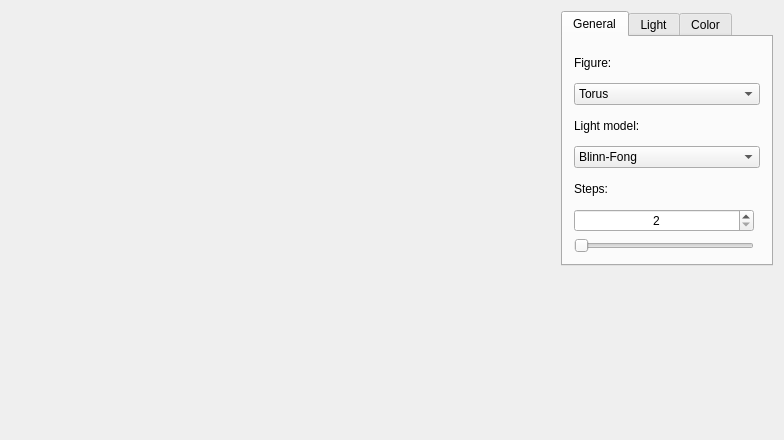
<?xml version="1.0" encoding="UTF-8"?>
<ui version="4.0">
 <class>Widget</class>
 <widget class="QWidget" name="Widget">
  <property name="geometry">
   <rect>
    <x>0</x>
    <y>0</y>
    <width>784</width>
    <height>440</height>
   </rect>
  </property>
  <property name="windowTitle">
   <string>Cherygova-cg16 Lab3</string>
  </property>
  <layout class="QGridLayout" name="gridLayout_4">
   <item row="0" column="0">
    <spacer name="horizontalSpacer">
     <property name="orientation">
      <enum>Qt::Horizontal</enum>
     </property>
     <property name="sizeHint" stdset="0">
      <size>
       <width>562</width>
       <height>20</height>
      </size>
     </property>
    </spacer>
   </item>
   <item row="1" column="1">
    <spacer name="verticalSpacer">
     <property name="orientation">
      <enum>Qt::Vertical</enum>
     </property>
     <property name="sizeHint" stdset="0">
      <size>
       <width>20</width>
       <height>103</height>
      </size>
     </property>
    </spacer>
   </item>
   <item row="0" column="1">
    <widget class="QTabWidget" name="Tab">
     <property name="sizePolicy">
      <sizepolicy hsizetype="Preferred" vsizetype="Preferred">
       <horstretch>0</horstretch>
       <verstretch>0</verstretch>
      </sizepolicy>
     </property>
     <property name="currentIndex">
      <number>0</number>
     </property>
     <widget class="QWidget" name="GeneralSettings">
      <attribute name="title">
       <string>General</string>
      </attribute>
      <layout class="QGridLayout" name="gridLayout_3">
       <item row="0" column="1">
        <widget class="QLabel" name="label_4">
         <property name="text">
          <string>Figure:</string>
         </property>
        </widget>
       </item>
       <item row="2" column="1">
        <widget class="QLabel" name="label_5">
         <property name="text">
          <string>Light model:</string>
         </property>
        </widget>
       </item>
       <item row="1" column="1" colspan="2">
        <widget class="QComboBox" name="Figure">
         <item>
          <property name="text">
           <string>Torus</string>
          </property>
         </item>
         <item>
          <property name="text">
           <string>Sphere</string>
          </property>
         </item>
        </widget>
       </item>
       <item row="3" column="1" colspan="2">
        <widget class="QComboBox" name="LightModel">
         <item>
          <property name="text">
           <string>Blinn-Fong</string>
          </property>
         </item>
         <item>
          <property name="text">
           <string>Cook-Torrance</string>
          </property>
         </item>
        </widget>
       </item>
       <item row="5" column="1">
        <widget class="QSpinBox" name="StepsSpinBox">
         <property name="alignment">
          <set>Qt::AlignCenter</set>
         </property>
         <property name="minimum">
          <number>2</number>
         </property>
         <property name="maximum">
          <number>100</number>
         </property>
        </widget>
       </item>
       <item row="6" column="1">
        <widget class="QSlider" name="StepsSlider">
         <property name="minimum">
          <number>2</number>
         </property>
         <property name="maximum">
          <number>100</number>
         </property>
         <property name="orientation">
          <enum>Qt::Horizontal</enum>
         </property>
        </widget>
       </item>
       <item row="4" column="1">
        <widget class="QLabel" name="label_6">
         <property name="text">
          <string>Steps:</string>
         </property>
        </widget>
       </item>
      </layout>
     </widget>
     <widget class="QWidget" name="LightSourceSettings">
      <attribute name="title">
       <string>Light</string>
      </attribute>
      <layout class="QGridLayout" name="gridLayout_2">
       <item row="0" column="1">
        <widget class="QLabel" name="label_2">
         <property name="sizePolicy">
          <sizepolicy hsizetype="Preferred" vsizetype="Minimum">
           <horstretch>0</horstretch>
           <verstretch>0</verstretch>
          </sizepolicy>
         </property>
         <property name="text">
          <string>Y</string>
         </property>
         <property name="alignment">
          <set>Qt::AlignBottom|Qt::AlignHCenter</set>
         </property>
        </widget>
       </item>
       <item row="1" column="0">
        <widget class="QSpinBox" name="LSourceSpinX">
         <property name="acceptDrops">
          <bool>true</bool>
         </property>
         <property name="alignment">
          <set>Qt::AlignCenter</set>
         </property>
         <property name="minimum">
          <number>-1000</number>
         </property>
         <property name="maximum">
          <number>1000</number>
         </property>
        </widget>
       </item>
       <item row="3" column="2">
        <widget class="QScrollBar" name="LSourceScrollZ">
         <property name="sizePolicy">
          <sizepolicy hsizetype="Fixed" vsizetype="MinimumExpanding">
           <horstretch>0</horstretch>
           <verstretch>0</verstretch>
          </sizepolicy>
         </property>
         <property name="minimum">
          <number>-1000</number>
         </property>
         <property name="maximum">
          <number>1000</number>
         </property>
         <property name="orientation">
          <enum>Qt::Vertical</enum>
         </property>
        </widget>
       </item>
       <item row="3" column="1">
        <widget class="QScrollBar" name="LSourceScrollY">
         <property name="sizePolicy">
          <sizepolicy hsizetype="Fixed" vsizetype="MinimumExpanding">
           <horstretch>0</horstretch>
           <verstretch>0</verstretch>
          </sizepolicy>
         </property>
         <property name="minimum">
          <number>-1000</number>
         </property>
         <property name="maximum">
          <number>1000</number>
         </property>
         <property name="orientation">
          <enum>Qt::Vertical</enum>
         </property>
        </widget>
       </item>
       <item row="0" column="2">
        <widget class="QLabel" name="label_3">
         <property name="sizePolicy">
          <sizepolicy hsizetype="Preferred" vsizetype="Minimum">
           <horstretch>0</horstretch>
           <verstretch>0</verstretch>
          </sizepolicy>
         </property>
         <property name="text">
          <string>Z</string>
         </property>
         <property name="alignment">
          <set>Qt::AlignBottom|Qt::AlignHCenter</set>
         </property>
        </widget>
       </item>
       <item row="0" column="0">
        <widget class="QLabel" name="label">
         <property name="sizePolicy">
          <sizepolicy hsizetype="Preferred" vsizetype="Minimum">
           <horstretch>0</horstretch>
           <verstretch>0</verstretch>
          </sizepolicy>
         </property>
         <property name="text">
          <string>X</string>
         </property>
         <property name="alignment">
          <set>Qt::AlignBottom|Qt::AlignHCenter</set>
         </property>
        </widget>
       </item>
       <item row="1" column="1">
        <widget class="QSpinBox" name="LSourceSpinY">
         <property name="alignment">
          <set>Qt::AlignCenter</set>
         </property>
         <property name="minimum">
          <number>-1000</number>
         </property>
         <property name="maximum">
          <number>1000</number>
         </property>
        </widget>
       </item>
       <item row="1" column="2">
        <widget class="QSpinBox" name="LSourceSpinZ">
         <property name="alignment">
          <set>Qt::AlignCenter</set>
         </property>
         <property name="minimum">
          <number>-1000</number>
         </property>
         <property name="maximum">
          <number>1000</number>
         </property>
        </widget>
       </item>
       <item row="3" column="0">
        <widget class="QScrollBar" name="LSourceScrollX">
         <property name="sizePolicy">
          <sizepolicy hsizetype="Fixed" vsizetype="MinimumExpanding">
           <horstretch>0</horstretch>
           <verstretch>0</verstretch>
          </sizepolicy>
         </property>
         <property name="minimum">
          <number>-1000</number>
         </property>
         <property name="maximum">
          <number>1000</number>
         </property>
         <property name="orientation">
          <enum>Qt::Vertical</enum>
         </property>
        </widget>
       </item>
      </layout>
     </widget>
     <widget class="QWidget" name="ColorSettings">
      <attribute name="title">
       <string>Color</string>
      </attribute>
      <layout class="QGridLayout" name="gridLayout">
       <item row="6" column="1">
        <widget class="QSlider" name="GreenSlider3">
         <property name="maximum">
          <number>255</number>
         </property>
         <property name="orientation">
          <enum>Qt::Horizontal</enum>
         </property>
        </widget>
       </item>
       <item row="9" column="1">
        <widget class="QSlider" name="BlueSlider3">
         <property name="maximum">
          <number>255</number>
         </property>
         <property name="orientation">
          <enum>Qt::Horizontal</enum>
         </property>
        </widget>
       </item>
       <item row="8" column="1">
        <widget class="QSlider" name="BlueSlider2">
         <property name="maximum">
          <number>255</number>
         </property>
         <property name="orientation">
          <enum>Qt::Horizontal</enum>
         </property>
        </widget>
       </item>
       <item row="5" column="1">
        <widget class="QSlider" name="GreenSlider2">
         <property name="maximum">
          <number>255</number>
         </property>
         <property name="orientation">
          <enum>Qt::Horizontal</enum>
         </property>
        </widget>
       </item>
       <item row="7" column="1">
        <widget class="QSlider" name="BlueSlider1">
         <property name="maximum">
          <number>255</number>
         </property>
         <property name="orientation">
          <enum>Qt::Horizontal</enum>
         </property>
        </widget>
       </item>
       <item row="4" column="1">
        <widget class="QSlider" name="GreenSlider1">
         <property name="maximum">
          <number>255</number>
         </property>
         <property name="orientation">
          <enum>Qt::Horizontal</enum>
         </property>
        </widget>
       </item>
       <item row="1" column="5" rowspan="9">
        <widget class="QSlider" name="CoeffSlider">
         <property name="minimum">
          <number>1</number>
         </property>
         <property name="maximum">
          <number>100</number>
         </property>
         <property name="orientation">
          <enum>Qt::Vertical</enum>
         </property>
        </widget>
       </item>
       <item row="2" column="1">
        <widget class="QSlider" name="RedSlider2">
         <property name="maximum">
          <number>255</number>
         </property>
         <property name="orientation">
          <enum>Qt::Horizontal</enum>
         </property>
        </widget>
       </item>
       <item row="1" column="1">
        <widget class="QSlider" name="RedSlider1">
         <property name="maximum">
          <number>255</number>
         </property>
         <property name="orientation">
          <enum>Qt::Horizontal</enum>
         </property>
        </widget>
       </item>
       <item row="3" column="1">
        <widget class="QSlider" name="RedSlider3">
         <property name="maximum">
          <number>255</number>
         </property>
         <property name="orientation">
          <enum>Qt::Horizontal</enum>
         </property>
        </widget>
       </item>
       <item row="4" column="0">
        <widget class="QLabel" name="GreenLabel">
         <property name="text">
          <string>green</string>
         </property>
         <property name="alignment">
          <set>Qt::AlignRight|Qt::AlignTrailing|Qt::AlignVCenter</set>
         </property>
        </widget>
       </item>
       <item row="1" column="0">
        <widget class="QLabel" name="RedLabel">
         <property name="text">
          <string>red</string>
         </property>
         <property name="alignment">
          <set>Qt::AlignRight|Qt::AlignTrailing|Qt::AlignVCenter</set>
         </property>
        </widget>
       </item>
       <item row="7" column="0">
        <widget class="QLabel" name="BlueLabel">
         <property name="text">
          <string>blue</string>
         </property>
         <property name="alignment">
          <set>Qt::AlignRight|Qt::AlignTrailing|Qt::AlignVCenter</set>
         </property>
        </widget>
       </item>
       <item row="0" column="4" colspan="2">
        <widget class="QLabel" name="CoeffLabel">
         <property name="text">
          <string>alpha / m</string>
         </property>
        </widget>
       </item>
      </layout>
     </widget>
    </widget>
   </item>
  </layout>
 </widget>
 <layoutdefault spacing="6" margin="11"/>
 <tabstops>
  <tabstop>Tab</tabstop>
  <tabstop>Figure</tabstop>
  <tabstop>LightModel</tabstop>
  <tabstop>StepsSpinBox</tabstop>
  <tabstop>StepsSlider</tabstop>
  <tabstop>LSourceSpinX</tabstop>
  <tabstop>LSourceSpinY</tabstop>
  <tabstop>LSourceSpinZ</tabstop>
  <tabstop>RedSlider1</tabstop>
  <tabstop>RedSlider2</tabstop>
  <tabstop>RedSlider3</tabstop>
  <tabstop>GreenSlider1</tabstop>
  <tabstop>GreenSlider2</tabstop>
  <tabstop>GreenSlider3</tabstop>
  <tabstop>BlueSlider1</tabstop>
  <tabstop>BlueSlider2</tabstop>
  <tabstop>BlueSlider3</tabstop>
  <tabstop>CoeffSlider</tabstop>
 </tabstops>
 <resources/>
 <connections>
  <connection>
   <sender>LSourceScrollY</sender>
   <signal>valueChanged(int)</signal>
   <receiver>LSourceSpinY</receiver>
   <slot>setValue(int)</slot>
   <hints>
    <hint type="sourcelabel">
     <x>587</x>
     <y>109</y>
    </hint>
    <hint type="destinationlabel">
     <x>540</x>
     <y>50</y>
    </hint>
   </hints>
  </connection>
  <connection>
   <sender>LSourceScrollX</sender>
   <signal>valueChanged(int)</signal>
   <receiver>LSourceSpinX</receiver>
   <slot>setValue(int)</slot>
   <hints>
    <hint type="sourcelabel">
     <x>607</x>
     <y>139</y>
    </hint>
    <hint type="destinationlabel">
     <x>610</x>
     <y>40</y>
    </hint>
   </hints>
  </connection>
  <connection>
   <sender>LSourceScrollZ</sender>
   <signal>valueChanged(int)</signal>
   <receiver>LSourceSpinZ</receiver>
   <slot>setValue(int)</slot>
   <hints>
    <hint type="sourcelabel">
     <x>727</x>
     <y>135</y>
    </hint>
    <hint type="destinationlabel">
     <x>730</x>
     <y>40</y>
    </hint>
   </hints>
  </connection>
  <connection>
   <sender>LSourceSpinX</sender>
   <signal>valueChanged(int)</signal>
   <receiver>LSourceScrollX</receiver>
   <slot>setValue(int)</slot>
   <hints>
    <hint type="sourcelabel">
     <x>610</x>
     <y>40</y>
    </hint>
    <hint type="destinationlabel">
     <x>607</x>
     <y>139</y>
    </hint>
   </hints>
  </connection>
  <connection>
   <sender>LSourceSpinY</sender>
   <signal>valueChanged(int)</signal>
   <receiver>LSourceScrollY</receiver>
   <slot>setValue(int)</slot>
   <hints>
    <hint type="sourcelabel">
     <x>670</x>
     <y>40</y>
    </hint>
    <hint type="destinationlabel">
     <x>667</x>
     <y>139</y>
    </hint>
   </hints>
  </connection>
  <connection>
   <sender>LSourceSpinZ</sender>
   <signal>valueChanged(int)</signal>
   <receiver>LSourceScrollZ</receiver>
   <slot>setValue(int)</slot>
   <hints>
    <hint type="sourcelabel">
     <x>730</x>
     <y>40</y>
    </hint>
    <hint type="destinationlabel">
     <x>727</x>
     <y>135</y>
    </hint>
   </hints>
  </connection>
  <connection>
   <sender>StepsSlider</sender>
   <signal>valueChanged(int)</signal>
   <receiver>StepsSpinBox</receiver>
   <slot>setValue(int)</slot>
   <hints>
    <hint type="sourcelabel">
     <x>642</x>
     <y>283</y>
    </hint>
    <hint type="destinationlabel">
     <x>509</x>
     <y>283</y>
    </hint>
   </hints>
  </connection>
  <connection>
   <sender>StepsSpinBox</sender>
   <signal>valueChanged(int)</signal>
   <receiver>StepsSlider</receiver>
   <slot>setValue(int)</slot>
   <hints>
    <hint type="sourcelabel">
     <x>509</x>
     <y>283</y>
    </hint>
    <hint type="destinationlabel">
     <x>642</x>
     <y>283</y>
    </hint>
   </hints>
  </connection>
 </connections>
</ui>
